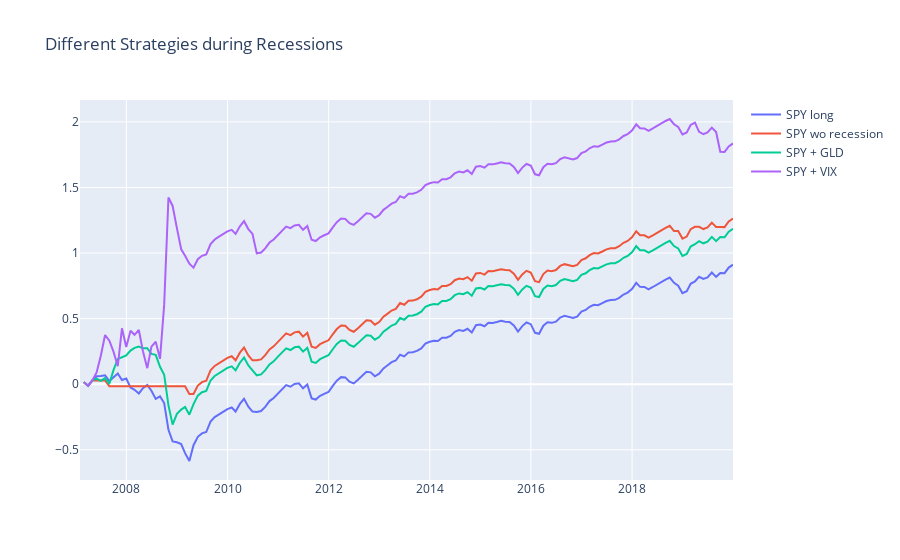

The cell this chart's notebook holds for it:
### Code cell
fig = go.Figure()
fig.add_scatter(x= results.index, y=results['SPY Long'].cumsum(), mode='lines', name="SPY long")
fig.add_scatter(x= results.index, y=results["SPY Long wo recessions"].cumsum(), mode='lines', name="SPY wo recession")
fig.add_scatter(x= results.index, y=results["SPY Long add GLD"].cumsum(), mode='lines', name="SPY + GLD")
fig.add_scatter(x= results.index, y=results["SPY Long add VIX"].cumsum(), mode='lines', name="SPY + VIX")
fig.update_layout(title_text="Different Strategies during Recessions")
fig.show()

### Figure 1 — Plotly figure (JSON) as saved in the notebook; plotly's stock layout.template omitted (floating-point values rounded to 4 significant figures; data arrays with more than 128 entries replaced by an {"elided": "..."} marker saying what was removed)
{"data": [{"mode": "lines", "name": "SPY long", "type": "scatter", "x": {"elided": "156 str values"}, "y": {"elided": "156 float values"}}, {"mode": "lines", "name": "SPY wo recession", "type": "scatter", "x": {"elided": "156 str values"}, "y": {"elided": "156 float values"}}, {"mode": "lines", "name": "SPY + GLD", "type": "scatter", "x": {"elided": "156 str values"}, "y": {"elided": "156 float values"}}, {"mode": "lines", "name": "SPY + VIX", "type": "scatter", "x": {"elided": "156 str values"}, "y": {"elided": "156 float values"}}], "layout": {"title": {"text": "Different Strategies during Recessions"}}}
